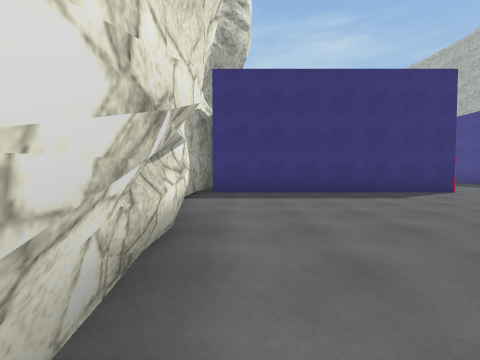
view 1 (above)

24 first-person views from a walk through a 3-D level made in the Unity game engine. The camera is 1.2 m above the floor, tilts 2° down and sees 90° across. The floor is counted in squares, 2 m on a side. Each view is taken from the middle of a square. On the plan, view 1 faces up. The plan holds only what a view shows up to about 9 squares ahead; the rest is blank. The place goes on beyond the plan. The player is left out. Surface patterns are stand-ins for the level's own textures.

view 2
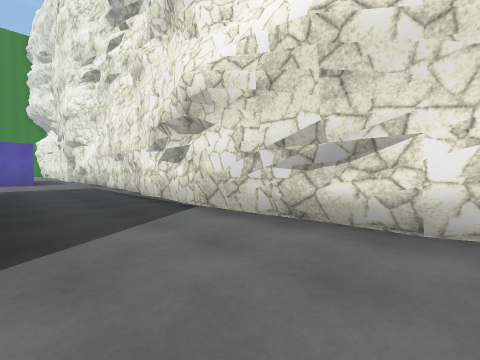

view 3
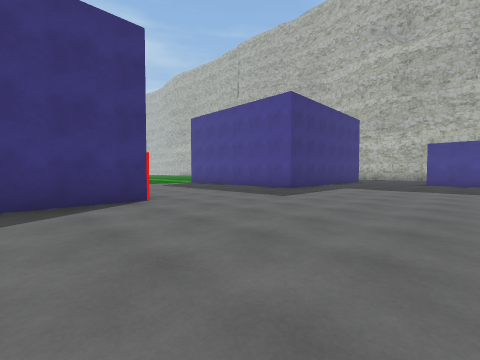

view 4
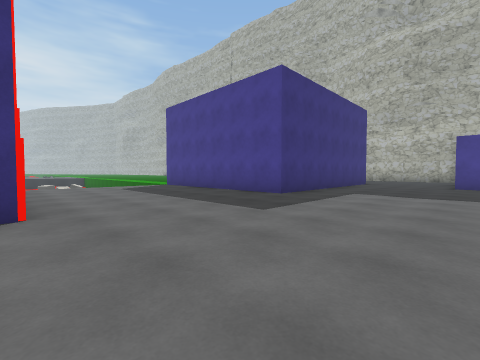

view 5
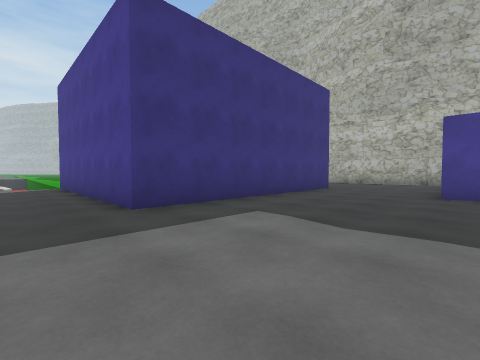

view 6
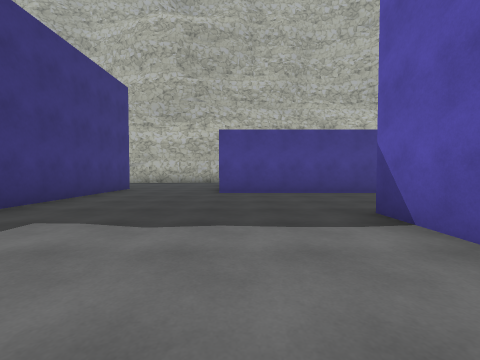

view 7
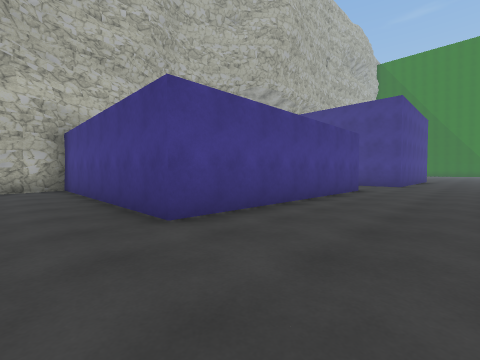

view 8
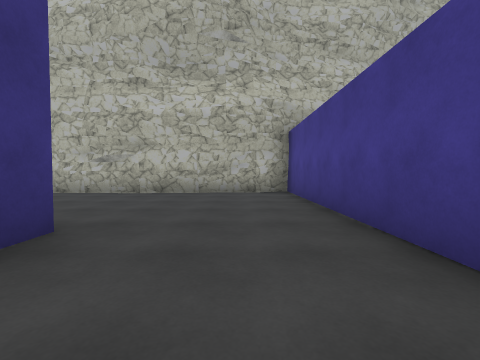

view 9
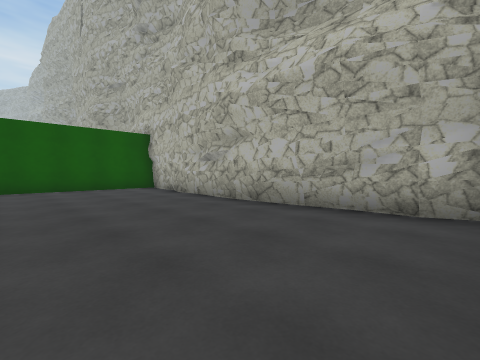

view 10
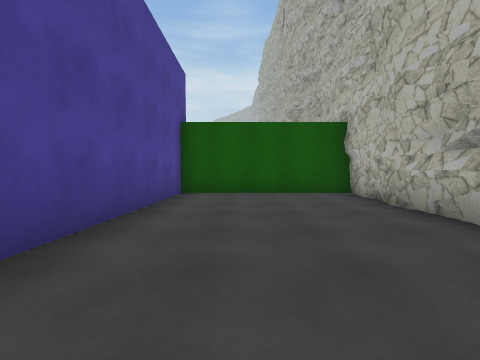

view 11
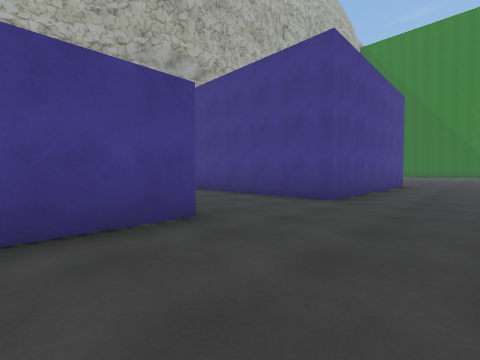

view 12
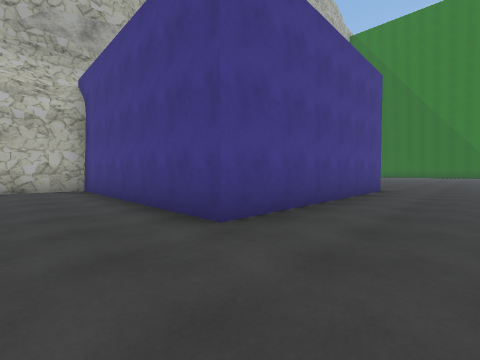

view 13
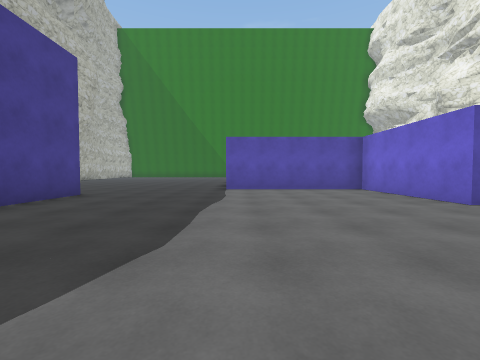

view 14
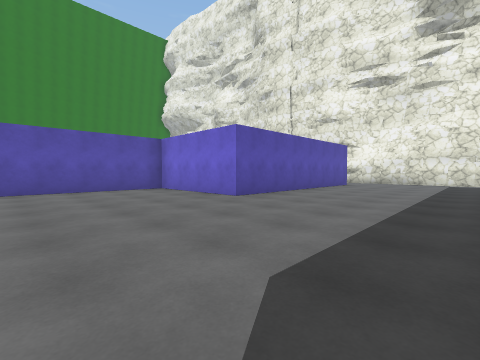

view 15
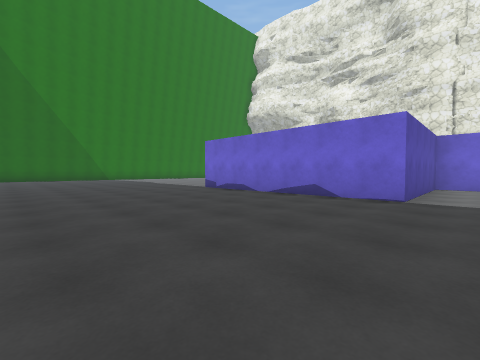

view 16
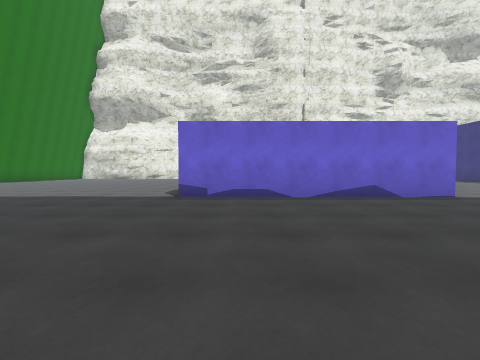

view 17
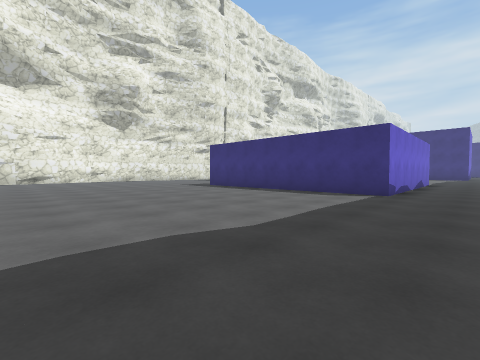

view 18
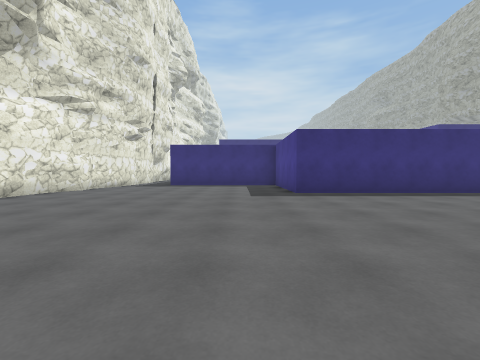

view 19
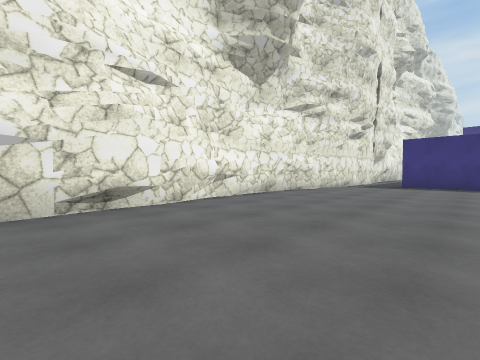

view 20
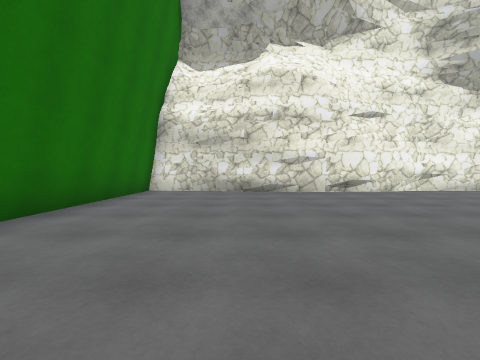

view 21
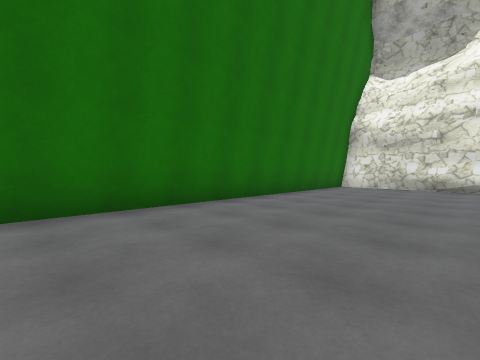

view 22
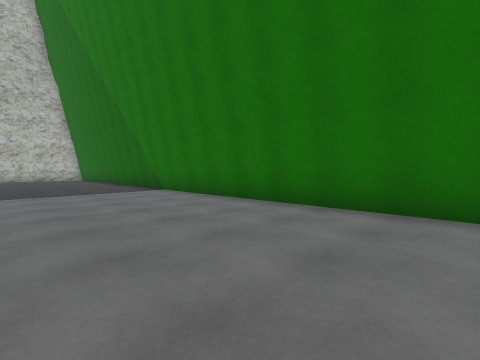

view 23
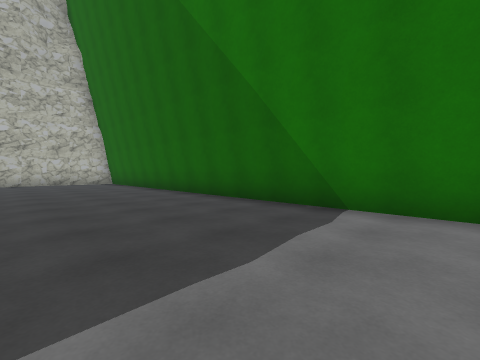

view 24
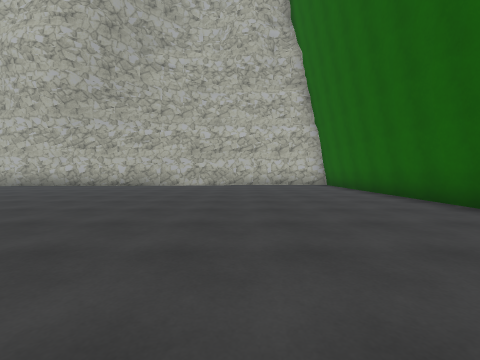

### Floor plan
Points are (right, up) in squares from view 1. A wall is a line through its corners. A room is listed if a view was taken in it or the views show most of it. See-through windows are left out.
Room 1 (views 1, 13, 14, 15, 16, 17, 18, 19, 20, 21, 22, 23, 24)
walls: (3, -16.6) (1, -16.6); (16.1, -12.2) (16.1, -5.8); (-0.8, -18) (-1.4, -20.2); (-1, -18.5) (-1, -19) (-1.5, -20.3); (-1.3, -20.1) (-1.5, -23.4); (-1.1, -17.9) (-1.2, -19.4); (-1.5, -20.9) (-0.8, -29.3); (-1.3, -18.6) (-1.2, -19.5); (-1, -24.9) (-1, -26.5); (-1.5, -23.3) (-1.2, -24.1); (-1.5, -23.8) (-0.9, -26.6); (3.5, -10.2) (7.9, -10.2) (7.9, -14) (12.5, -14) (12.5, -20.4) (5.6, -20.4) (5.6, -18.1); (-0.7, -27.3) (-0.8, -28.9); (-0.9, -28) (-1.5, -30.6); (-1, -27.9) (-1, -29.8); (-1, -28) (-1.1, -29); (-1, -29.6) (-1.4, -30.5) (-1.5, -31.8); (-1.5, -30.4) (-1.6, -31.8) (22, -31.8); (-0.3, -5.3) (-0.3, -6.2); (-1, -5.5) (-1, -6.1) (-1.1, -6.8); (-1, -4.5) (-1, -5.4); (-0.3, -2.3) (-0.3, -2.9); (-0.6, -1.5) (-0.6, -3.7); (-0.3, 0.3) (-0.9, -5.4); (-0.5, 1.7) (-0.3, 0.9); (-0.3, 1.8) (-0.4, -2.9); (-0.7, 1.6) (-0.4, 1); (-0.5, 2.6) (-0.7, 1.7); (-0.7, 2.7) (-0.5, 0.2)
low walls: (-0.6, -18.7) (-0.6, -19.4); (-1.2, -22.7) (-1.2, -23.4); (-1.4, -22.5) (-1.5, -23.3); (-1.5, -20.3) (-1.5, -20.5); (-1.2, -24.8) (-1.2, -25.7); (-1.7, -18.5) (-1.7, -19.3); (-1.1, -27.2) (-1.1, -27.9); (-1.1, -28) (-1.2, -29); (-0.7, 0.3) (-0.6, -0.6); (-0.7, 2.4) (-0.7, 1.6)
ways out: opening at (0.5, 2.5) to room 2; opening at (14.5, -4.5) to room 2
Room 2 (views 2, 3, 4, 5, 6, 7, 8, 9, 10, 11, 12)
walls: (11.9, 1) (13.5, 1); (6.2, 6.9) (-0.9, 6.9); (18.5, 6.9) (11.5, 6.9) (11.5, 13.2); (16.6, -2.9) (16.6, 3.6) (23.3, 3.6) (22.8, 4.6); (22.5, 5.4) (22.2, 6); (22.5, 4.6) (22.7, 5.4) (22.4, 6.6); (22.6, 7.8) (22.7, 8.6); (22.8, 5.7) (22.6, 7); (22.7, 7.5) (22.6, 10.2); (22.8, 4.5) (22.7, 7); (22.6, 9.4) (23, 11.8); (23, 3.5) (22.7, 4.6) (22.9, 5.4) (22.5, 6.3) (22.9, 12.6) (18.4, 12.6) (18.4, 7.5); (16.1, -5.8) (22.5, -5.8) (22.7, -5); (-0.8, 3.2) (-0.5, 2.6); (22.7, -5.1) (22.8, -4); (22.5, -5.8) (22.8, -4)
low walls: (23.6, 10.9) (23.7, 11.6)
ways out: opening at (0.5, 2.5) to room 1; opening at (14.5, -4.5) to room 1

Where each view was taken, in squares from view 1:
view 1: 0 up, 0 right, facing up
view 2: 3 up, 2 right, facing down-left
view 3: 2 up, 4 right, facing up-right
view 4: 3 up, 6 right, facing up-right
view 5: 3 up, 10 right, facing up-right
view 6: 3 up, 10 right, facing right
view 7: 5 up, 14 right, facing down-right
view 8: 5 up, 16 right, facing right
view 9: 4 up, 19 right, facing up-right
view 10: 6 up, 20 right, facing up
view 11: 1 down, 14 right, facing down-right
view 12: 4 down, 14 right, facing down-right
view 13: 6 down, 12 right, facing down
view 14: 6 down, 12 right, facing down-left
view 15: 13 down, 18 right, facing down-left
view 16: 19 down, 18 right, facing left
view 17: 27 down, 14 right, facing up-left
view 18: 27 down, 4 right, facing up
view 19: 27 down, 3 right, facing up-left
view 20: 29 down, 6 right, facing left
view 21: 28 down, 8 right, facing down-left
view 22: 28 down, 5 right, facing down-right
view 23: 28 down, 11 right, facing down-right
view 24: 28 down, 13 right, facing right
